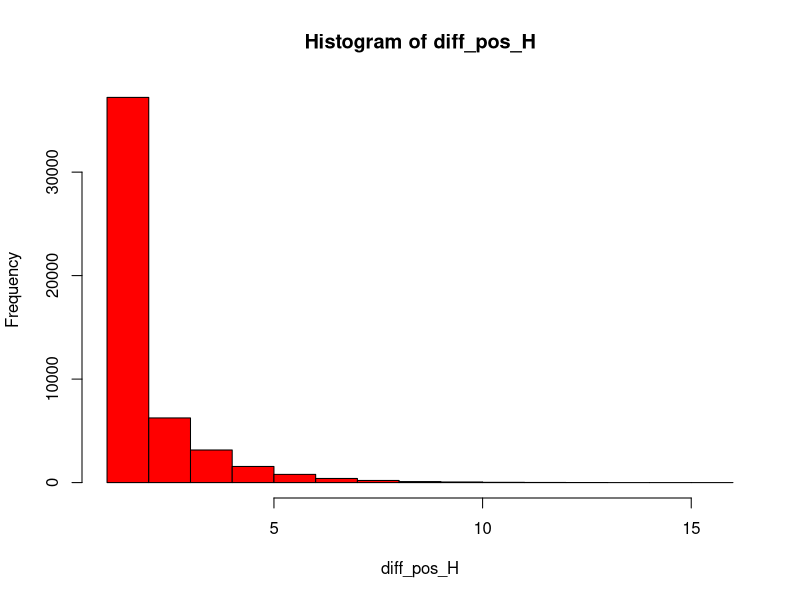
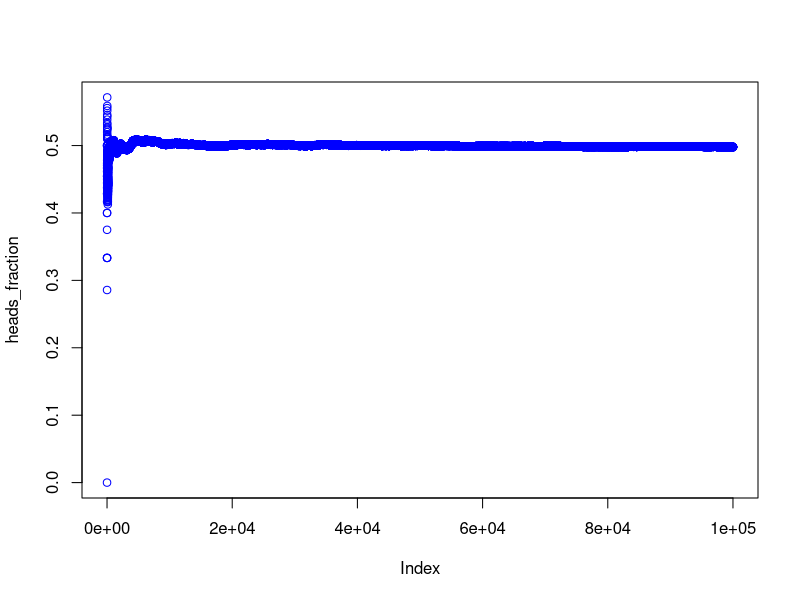
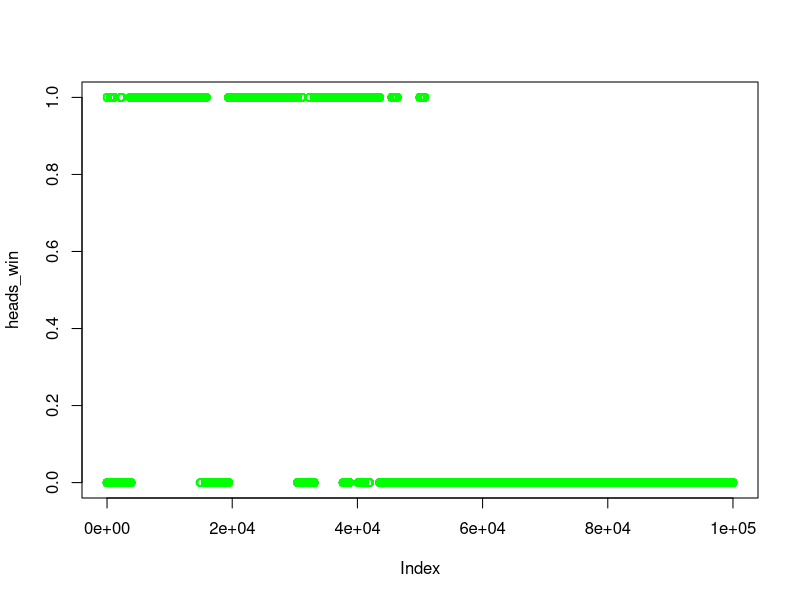

These charts were generated, in order, by the following R code:
# coin toss persistence exponents



# Coin toss - histo of distance between successsive heads

sample_data <- c("H", "T")
N <- 100000
data <- sample(sample_data,
               N,
               replace = TRUE)

# Head locations
pos_H <- which(data == "H")
diff_pos_H <- diff(pos_H)

# Table
cat("Count table \n\n")
table(diff_pos_H)
Sys.sleep(2)

#Histo
h <- hist(diff_pos_H, col = "red", breaks = 20)

#Histo details

cat("Histogram counts \n")
h$counts
cat("Histogram breaks \n")
h$breaks
cat("Histogram midpoints \n")
h$mids
cat("Histogram density \n")
h$density

# lets now examine persistence

# heads fractions > 0.5 

data1 <- ifelse(data == "H", 1, 0)
heads_fraction <- cumsum(data1) / c(1:length(data1))
head(data1)
head(heads_fraction)

# simple plot
plot(heads_fraction, col = "blue")

heads_win <- ifelse(heads_fraction > 0.5, 1, 0)
head(heads_win)

plot(heads_win, col = "green")
